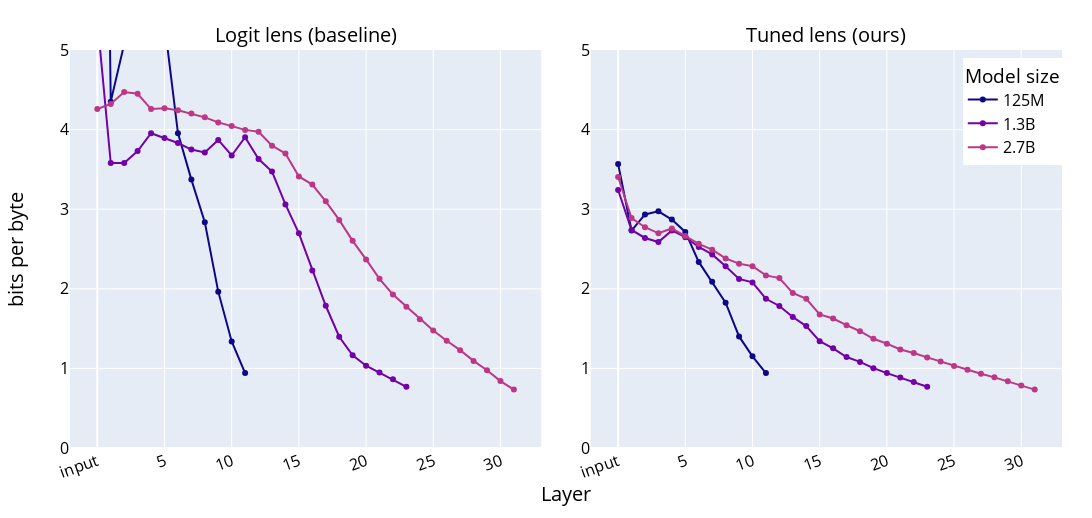

Notebook source saved alongside this figure:
### Code cell
from plotly.subplots import make_subplots
import plotly.express as px
import plotly.graph_objects as go

PAGE_WIDTH = 6.75 * 96 * 2

from transformers import AutoConfig, AutoModel
import numpy as np
import torch as th


MODELS = [
    "EleutherAI/gpt-neo-125M", "EleutherAI/gpt-neo-1.3B", "EleutherAI/gpt-neo-2.7B",
]
NAMES = [
    "125M", "1.3B", "2.7B"
]

DEPTHS = []
PARAMS = []
WIDTHS = []
baselines = {}
metrics = {}
root = "/mnt/ssd-1/nora/real-lenses/gpt-neo/"

for name, model in zip(NAMES, MODELS):
    config = AutoConfig.from_pretrained(model)
    m = AutoModel.from_config(config)
    DEPTHS.append(config.num_hidden_layers)
    PARAMS.append(
        sum(p.numel() for p in m.parameters() if p.requires_grad)
    )
    WIDTHS.append(config.hidden_size)

    results = th.load(
        root + f"{name}/extra-layer/eval/aggregate_metrics.pt",
        map_location="cpu"
    )
    baselines[name] = list(results['baseline_ce'].values())
    metrics[name] = list(results['lens_ce'].values())

### Figure 1 — Plotly figure (JSON) as saved in the notebook; plotly's stock layout.template omitted (floating-point values rounded to 4 significant figures)
{"data": [{"marker": {"color": "#0d0887"}, "mode": "lines+markers", "name": "125M", "showlegend": false, "type": "scatter", "x": [0, 1, 2, 3, 4, 5, 6, 7, 8, 9, 10, 11], "xaxis": "x", "y": [17.09, 4.351, 5.075, 5.498, 5.424, 5.336, 3.956, 3.372, 2.836, 1.964, 1.339, 0.942], "yaxis": "y"}, {"marker": {"color": "#7201a8"}, "mode": "lines+markers", "name": "1.3B", "showlegend": false, "type": "scatter", "x": [0, 1, 2, 3, 4, 5, 6, 7, 8, 9, 10, 11, 12, 13, 14, 15, 16, 17, 18, 19, 20, 21, 22, 23], "xaxis": "x", "y": [5.384, 3.58, 3.582, 3.73, 3.955, 3.893, 3.831, 3.75, 3.713, 3.87, 3.675, 3.904, 3.63, 3.473, 3.06, 2.696, 2.23, 1.787, 1.398, 1.166, 1.034, 0.9476, 0.8621, 0.7693], "yaxis": "y"}, {"marker": {"color": "#bd3786"}, "mode": "lines+markers", "name": "2.7B", "showlegend": false, "type": "scatter", "x": [0, 1, 2, 3, 4, 5, 6, 7, 8, 9, 10, 11, 12, 13, 14, 15, 16, 17, 18, 19, 20, 21, 22, 23, 24, 25, 26, 27, 28, 29, 30, 31], "xaxis": "x", "y": [4.259, 4.323, 4.472, 4.45, 4.258, 4.269, 4.243, 4.202, 4.154, 4.091, 4.046, 3.997, 3.973, 3.798, 3.7, 3.412, 3.31, 3.099, 2.866, 2.603, 2.369, 2.126, 1.927, 1.775, 1.616, 1.475, 1.347, 1.229, 1.094, 0.9771, 0.8402, 0.7334], "yaxis": "y"}, {"marker": {"color": "#0d0887"}, "mode": "lines+markers", "name": "125M", "type": "scatter", "x": [0, 1, 2, 3, 4, 5, 6, 7, 8, 9, 10, 11], "xaxis": "x2", "y": [3.567, 2.732, 2.934, 2.974, 2.87, 2.714, 2.338, 2.087, 1.825, 1.402, 1.152, 0.942], "yaxis": "y2"}, {"marker": {"color": "#7201a8"}, "mode": "lines+markers", "name": "1.3B", "type": "scatter", "x": [0, 1, 2, 3, 4, 5, 6, 7, 8, 9, 10, 11, 12, 13, 14, 15, 16, 17, 18, 19, 20, 21, 22, 23], "xaxis": "x2", "y": [3.241, 2.739, 2.639, 2.587, 2.733, 2.648, 2.525, 2.432, 2.284, 2.124, 2.08, 1.875, 1.784, 1.645, 1.531, 1.342, 1.252, 1.143, 1.082, 1.003, 0.9409, 0.8853, 0.8282, 0.7693], "yaxis": "y2"}, {"marker": {"color": "#bd3786"}, "mode": "lines+markers", "name": "2.7B", "type": "scatter", "x": [0, 1, 2, 3, 4, 5, 6, 7, 8, 9, 10, 11, 12, 13, 14, 15, 16, 17, 18, 19, 20, 21, 22, 23, 24, 25, 26, 27, 28, 29, 30, 31], "xaxis": "x2", "y": [3.404, 2.888, 2.774, 2.697, 2.758, 2.663, 2.565, 2.492, 2.381, 2.316, 2.284, 2.168, 2.135, 1.947, 1.875, 1.678, 1.627, 1.543, 1.467, 1.372, 1.311, 1.238, 1.194, 1.138, 1.087, 1.03, 0.9841, 0.9332, 0.8874, 0.8374, 0.7845, 0.7334], "yaxis": "y2"}], "layout": {"annotations": [{"font": {"color": "black", "size": 20}, "showarrow": false, "text": "Logit lens (baseline)", "x": 0.2375, "xanchor": "center", "xref": "paper", "y": 1, "yanchor": "bottom", "yref": "paper"}, {"font": {"color": "black", "size": 20}, "showarrow": false, "text": "Tuned lens (ours)", "x": 0.7625, "xanchor": "center", "xref": "paper", "y": 1, "yanchor": "bottom", "yref": "paper"}, {"font": {"color": "black", "size": 20}, "showarrow": false, "text": "Layer", "x": 0.5, "xanchor": "center", "xref": "paper", "y": 0, "yanchor": "top", "yref": "paper", "yshift": -30}, {"font": {"color": "black", "size": 20}, "showarrow": false, "text": "bits per byte", "textangle": -90, "x": 0, "xanchor": "right", "xref": "paper", "xshift": -40, "y": 0.5, "yanchor": "middle", "yref": "paper"}], "font": {"color": "black", "size": 16}, "height": 518.4, "hovermode": "x unified", "legend": {"title": {"text": "Model size"}, "x": 0.9, "y": 0.98}, "margin": {"b": 70, "l": 70, "r": 30, "t": 50}, "width": 1296, "xaxis": {"anchor": "y", "domain": [0, 0.475], "dtick": 5, "tickangle": -20, "ticktext": ["input", "5", "10", "15", "20", "25", "30", "35", "40", "45", "50", "55", "60", "65", "70", "75", "80", "85", "90", "95", "100", "105", "110", "115", "120", "125", "130", "135", "140", "145", "150", "155", "160", "165", "170", "175", "180", "185", "190", "195", "200", "205", "210", "215"], "tickvals": [0, 5, 10, 15, 20, 25, 30, 35, 40, 45]}, "xaxis2": {"anchor": "y2", "domain": [0.525, 1], "dtick": 5, "tickangle": -20, "ticktext": ["input", "5", "10", "15", "20", "25", "30", "35", "40", "45", "50", "55", "60", "65", "70", "75", "80", "85", "90", "95", "100", "105", "110", "115", "120", "125", "130", "135", "140", "145", "150", "155", "160", "165", "170", "175", "180", "185", "190", "195", "200", "205", "210", "215"], "tickvals": [0, 5, 10, 15, 20, 25, 30, 35, 40, 45]}, "yaxis": {"anchor": "x", "domain": [0, 1], "range": [0, 5]}, "yaxis2": {"anchor": "x2", "domain": [0, 1], "range": [0, 5]}}}
